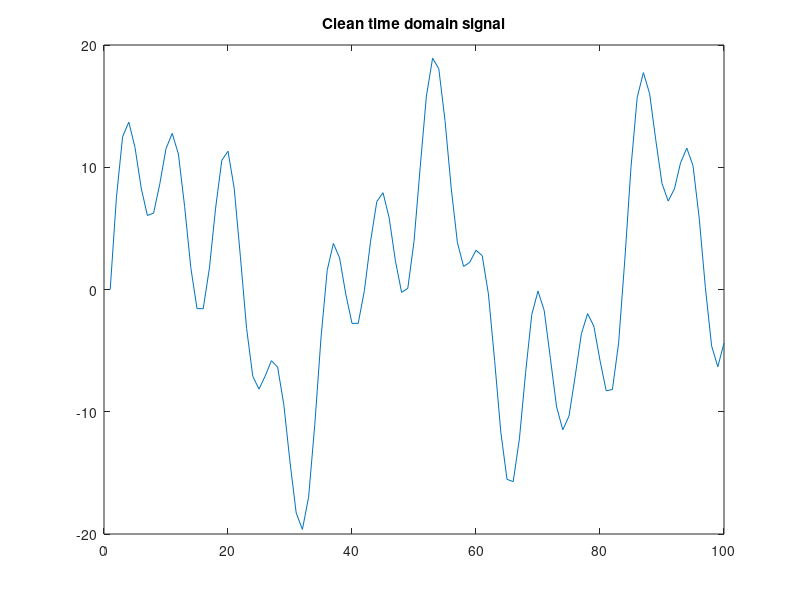
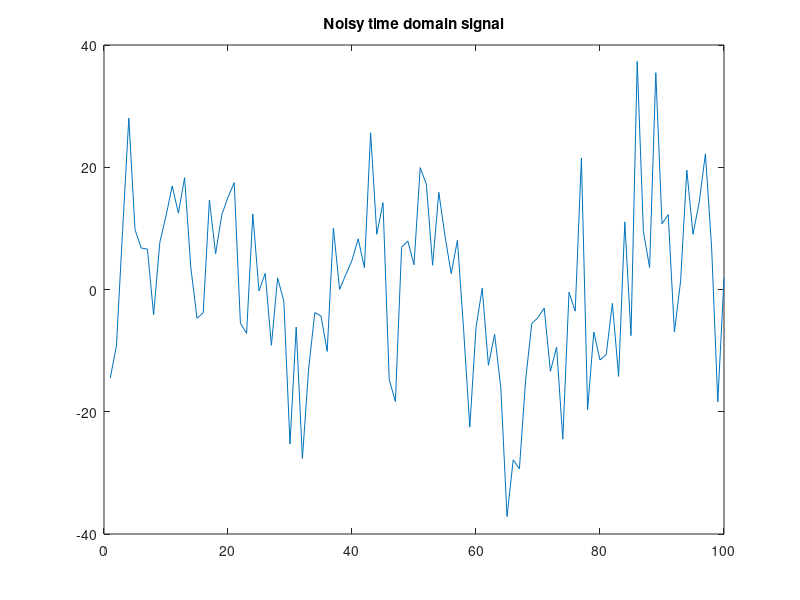
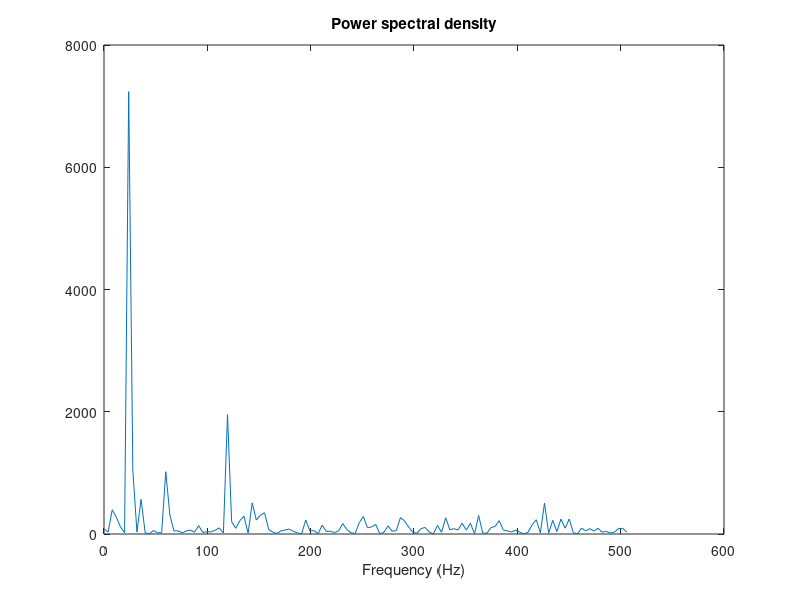
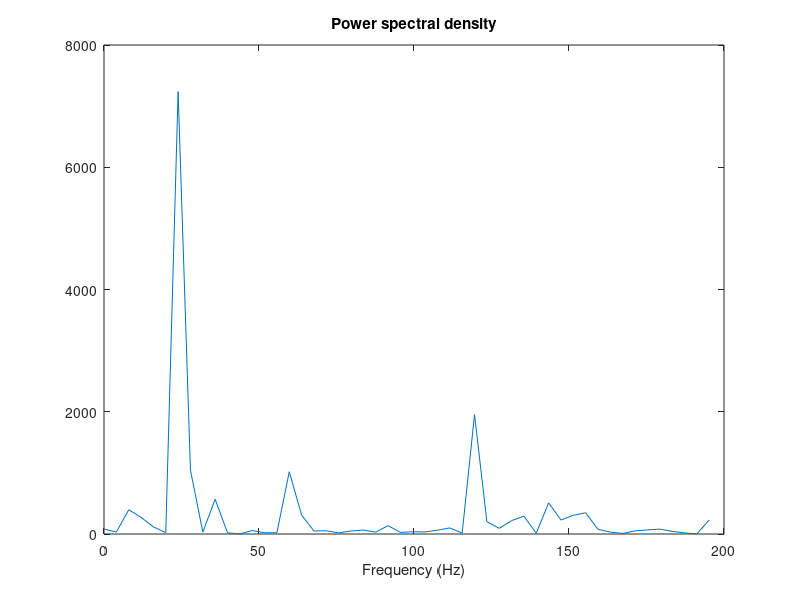

These figures' MATLAB source, in order:
close all
clear

% First create some data. Consider data sampled at 1000 Hz. Start by forming a time axis for our data, running from t=0 until t=.25 in steps of 1 millisecond. Then form a signal, x, containing sine waves at 50 Hz and 120 Hz.
t = 0:.001:.25;
x = 10 * sin(2*pi*25*t) + 5 * sin(2*pi*60*t) + 6 * sin(2*pi*120*t);
plot(x(1:100))
title('Clean time domain signal')
print -deps -F:16 clean_signal_2.eps

% Add some random noise with a standard deviation of 2 to produce a noisy signal y. Take a look at this noisy signal y by plotting it.
y = x + 10*randn(size(t));
plot(y(1:100))
title('Noisy time domain signal')
print -deps -F:16 noisy_signal_2.eps

% Clearly, it is difficult to identify the frequency components from looking at this signal; that's why spectral analysis is so popular.

% Finding the discrete Fourier transform of the noisy signal y is easy; just take the fast-Fourier transform (FFT).
Y = fft(y,251);

% Compute the power spectral density, a measurement of the energy at various frequencies, using the complex conjugate (CONJ). Form a frequency axis for the first 127 points and use it to plot the result. (The remainder of the points are symmetric.)
Pyy = Y.*conj(Y)/251;
f = 1000/251*(0:127);
plot(f,Pyy(1:128))
title('Power spectral density')
xlabel('Frequency (Hz)')
print -deps -F:16 power_spectral_density_of_noisy_signal_2.eps

% Zoom in and plot only up to 200 Hz. Notice the peaks at 50 Hz and 120 Hz. These are the frequencies of the original signal.
plot(f(1:50),Pyy(1:50))
title('Power spectral density')
xlabel('Frequency (Hz)')
print -deps -F:16 zoom_power_spectral_density_of_noisy_signal_2.eps

% Create a filter
rect=zeros(size(Y));
rect([1:size(Y,2)*0.14])=ones();

% Filter
frequency_filtered=Y.*rect;
Pyy_filtered = frequency_filtered.*conj(frequency_filtered)/251;
plot(f, Pyy_filtered(1:128))
title('Power spectral density')
xlabel('Frequency (Hz)')
print -deps -F:16 power_spectral_density_of_filtered_signal_2.eps

% IFFT
filtered=real(ifft(frequency_filtered));
plot((1:100),x(1:100),(1:100),y(1:100),filtered(1:100))
title('Original, noisy and filtered signals')
legend('Orignal signal','Noisy signal','Filtered signal')
print -deps -F:16 -color all_signals_2.eps


